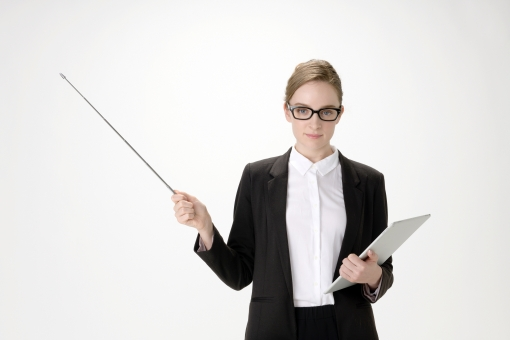
#> input picture input/001.jpg, 510 x 340 px; its folder holds only this picture in this run
$ python face_detect_opencv.py
#> lines starting #> are read from the running program, lines starting #| are printed output that depends on the picture; after the words box and inside, x2 and y2 are one past the last pixel; in counts of white or black regions, pixels touching at a corner belong together
import os
import cv2

HAAR_FILE = "./haarcascade_frontalface_default.xml"
face_cascade = cv2.CascadeClassifier(HAAR_FILE)

IN_PATH = './input/'
OUT_PATH = './output/'

def get_file(dir_path):
    file_names = os.listdir(dir_path)
    return file_names

images = get_file(IN_PATH)

for i in images:

    # read image
    img = cv2.imread(IN_PATH + i)
#> img is the input picture: shape (340, 510, 3); mean B, G, R 213.6, 215, 216.8
    gray = cv2.cvtColor(img, cv2.COLOR_BGR2GRAY)
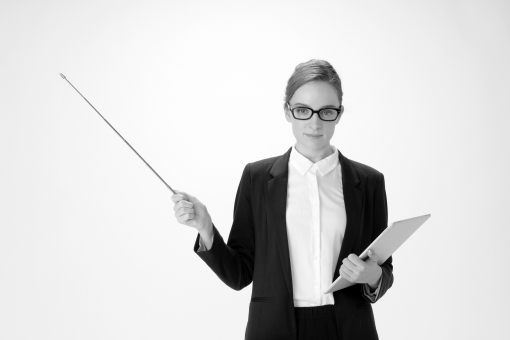
#> gray: shape (340, 510); min 0, max 255, mean 215.4

    # face detection
    face = face_cascade.detectMultiScale(gray)
#> face = [[277, 84, 74, 74]]

    # cut out the face area
    for x,y,w,h in face:
        face_cut = img[y:y+h, x:x+w]
#> this loop made 1 pass
#> pass 1, `face_cut = img[y:y+h, x:x+w]`:
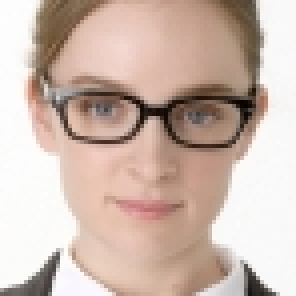
#> face_cut: shape (74, 74, 3) (shown 4 times larger); mean B, G, R 174.3, 184.9, 205.4
    # wrap in red frame
    for x,y,w,h in face:
        cv2.rectangle(img, (x,y), (x+w, y+h), (0, 0, 255), 2)
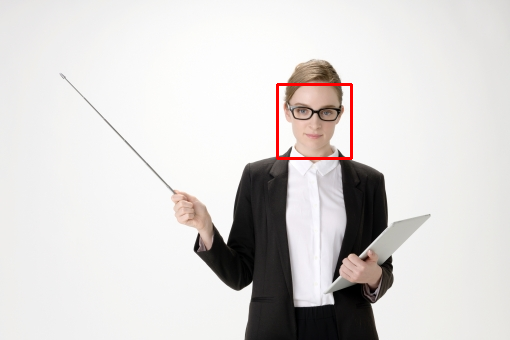
#> img: shape (340, 510, 3); 0.51% of pixels changed, all inside (x1, y1, x2, y2) = (276, 83, 353, 160)

    cv2.imwrite(OUT_PATH + '{}_face_cut.jpg'.format(i.replace('.jpg', '')), face_cut)
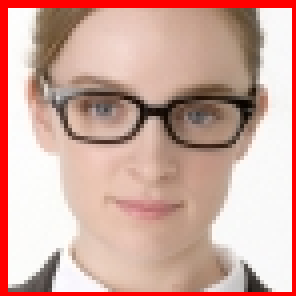
#> saved as 001_face_cut.jpg: shape (74, 74, 3) (shown 4 times larger); mean B, G, R 158.4, 168.6, 208.5
    cv2.imwrite(OUT_PATH + '{}_face_rectangle.jpg'.format(i.replace('.jpg', '')), img)

$ run again, on input/002.jpg
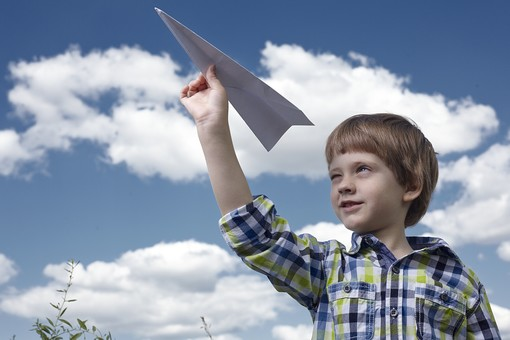
#> input picture input/002.jpg, 510 x 340 px
#> img is the input picture: shape (340, 510, 3); mean B, G, R 169.2, 151, 139.4
#> `gray = cv2.cvtColor(img, cv2.COLOR_BGR2GRAY)`:
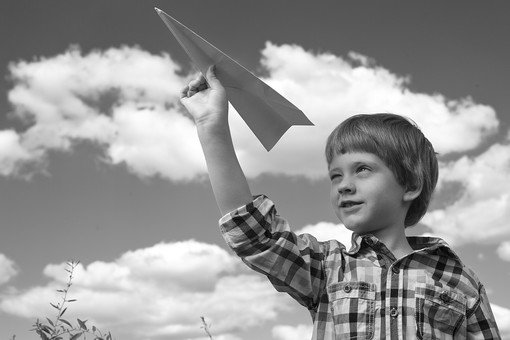
#> gray: shape (340, 510); min 0, max 255, mean 149.6
#> face = [[308, 140, 82, 82]]
#> the loop `for x,y,w,h in face:` made 1 pass
#> `cv2.imwrite(OUT_PATH + '{}_face_cut.jpg'.format(i.replace('.jpg', ''))..`:
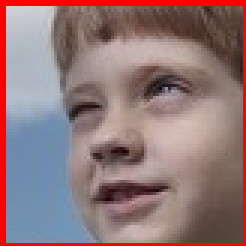
#> saved as 002_face_cut.jpg: shape (82, 82, 3) (shown 3 times larger); mean B, G, R 119.8, 118.2, 146.5

$ run again, on input/003.jpg
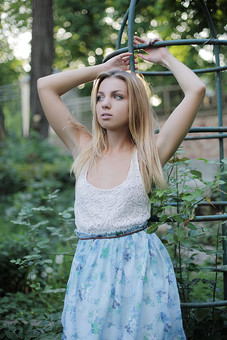
#> input picture input/003.jpg, 227 x 340 px
#> img is the input picture: shape (340, 227, 3); mean B, G, R 117.2, 125.3, 111
#> `gray = cv2.cvtColor(img, cv2.COLOR_BGR2GRAY)`:
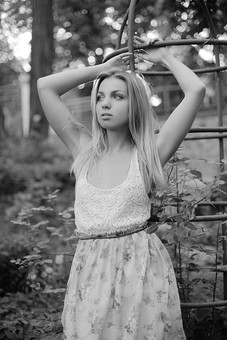
#> gray: shape (340, 227); min 0, max 255, mean 120.1
#> face = [[83, 77, 51, 51]]
#> the loop `for x,y,w,h in face:` made 1 pass
#> `cv2.imwrite(OUT_PATH + '{}_face_cut.jpg'.format(i.replace('.jpg', ''))..`:
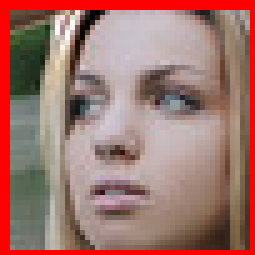
#> saved as 003_face_cut.jpg: shape (51, 51, 3) (shown 5 times larger); mean B, G, R 110, 117.3, 160.1
